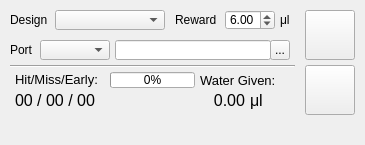
<?xml version="1.0" encoding="UTF-8"?>
<ui version="4.0">
 <class>Form</class>
 <widget class="QMainWindow" name="Form">
  <property name="geometry">
   <rect>
    <x>0</x>
    <y>0</y>
    <width>365</width>
    <height>145</height>
   </rect>
  </property>
  <property name="windowTitle">
   <string>Lever Push</string>
  </property>
  <widget class="QWidget" name="centralWidget">
   <widget class="QLineEdit" name="file_path">
    <property name="geometry">
     <rect>
      <x>115</x>
      <y>40</y>
      <width>156</width>
      <height>20</height>
     </rect>
    </property>
   </widget>
   <widget class="QPushButton" name="start_trigger">
    <property name="geometry">
     <rect>
      <x>305</x>
      <y>10</y>
      <width>50</width>
      <height>50</height>
     </rect>
    </property>
    <property name="sizePolicy">
     <sizepolicy hsizetype="Fixed" vsizetype="Fixed">
      <horstretch>0</horstretch>
      <verstretch>0</verstretch>
     </sizepolicy>
    </property>
    <property name="toolTip">
     <string>Start/Stop task</string>
    </property>
    <property name="text">
     <string/>
    </property>
    <property name="icon">
     <iconset>
      <normaloff>data/img/icon-playpause-inactive.png</normaloff>
      <normalon>data/img/icon-stop-inactive.png</normalon>data/img/icon-playpause-inactive.png</iconset>
    </property>
    <property name="iconSize">
     <size>
      <width>32</width>
      <height>32</height>
     </size>
    </property>
    <property name="checkable">
     <bool>true</bool>
    </property>
   </widget>
   <widget class="QComboBox" name="design">
    <property name="geometry">
     <rect>
      <x>55</x>
      <y>10</y>
      <width>110</width>
      <height>20</height>
     </rect>
    </property>
    <property name="editable">
     <bool>false</bool>
    </property>
   </widget>
   <widget class="QLabel" name="label">
    <property name="geometry">
     <rect>
      <x>10</x>
      <y>10</y>
      <width>45</width>
      <height>20</height>
     </rect>
    </property>
    <property name="text">
     <string>Design</string>
    </property>
   </widget>
   <widget class="QLabel" name="label_2">
    <property name="geometry">
     <rect>
      <x>175</x>
      <y>10</y>
      <width>45</width>
      <height>20</height>
     </rect>
    </property>
    <property name="text">
     <string>Reward</string>
    </property>
   </widget>
   <widget class="QDoubleSpinBox" name="reward_amount">
    <property name="geometry">
     <rect>
      <x>225</x>
      <y>10</y>
      <width>50</width>
      <height>20</height>
     </rect>
    </property>
    <property name="maximum">
     <double>20.000000000000000</double>
    </property>
    <property name="value">
     <double>6.000000000000000</double>
    </property>
   </widget>
   <widget class="QPushButton" name="water_button">
    <property name="geometry">
     <rect>
      <x>305</x>
      <y>65</y>
      <width>50</width>
      <height>50</height>
     </rect>
    </property>
    <property name="sizePolicy">
     <sizepolicy hsizetype="Fixed" vsizetype="Fixed">
      <horstretch>0</horstretch>
      <verstretch>0</verstretch>
     </sizepolicy>
    </property>
    <property name="toolTip">
     <string>Give Water</string>
    </property>
    <property name="text">
     <string/>
    </property>
    <property name="icon">
     <iconset>
      <normaloff>data/img/icon-give-water-inactive.png</normaloff>data/img/icon-give-water-inactive.png</iconset>
    </property>
    <property name="iconSize">
     <size>
      <width>32</width>
      <height>32</height>
     </size>
    </property>
    <property name="autoRepeat">
     <bool>true</bool>
    </property>
   </widget>
   <widget class="QToolButton" name="browse">
    <property name="geometry">
     <rect>
      <x>270</x>
      <y>40</y>
      <width>20</width>
      <height>20</height>
     </rect>
    </property>
    <property name="text">
     <string>...</string>
    </property>
   </widget>
   <widget class="QLabel" name="label_3">
    <property name="geometry">
     <rect>
      <x>280</x>
      <y>10</y>
      <width>15</width>
      <height>20</height>
     </rect>
    </property>
    <property name="text">
     <string>μl</string>
    </property>
   </widget>
   <widget class="Line" name="line">
    <property name="geometry">
     <rect>
      <x>10</x>
      <y>65</y>
      <width>285</width>
      <height>3</height>
     </rect>
    </property>
    <property name="orientation">
     <enum>Qt::Horizontal</enum>
    </property>
   </widget>
   <widget class="QLabel" name="label_4">
    <property name="geometry">
     <rect>
      <x>15</x>
      <y>70</y>
      <width>90</width>
      <height>20</height>
     </rect>
    </property>
    <property name="font">
     <font>
      <pointsize>10</pointsize>
     </font>
    </property>
    <property name="text">
     <string>&lt;html&gt;&lt;head/&gt;&lt;body&gt;&lt;p&gt;Hit/Miss/Early:&lt;/p&gt;&lt;/body&gt;&lt;/html&gt;</string>
    </property>
   </widget>
   <widget class="QLabel" name="raw_result">
    <property name="geometry">
     <rect>
      <x>15</x>
      <y>90</y>
      <width>100</width>
      <height>20</height>
     </rect>
    </property>
    <property name="font">
     <font>
      <pointsize>12</pointsize>
     </font>
    </property>
    <property name="text">
     <string>00 / 00 / 00</string>
    </property>
   </widget>
   <widget class="QProgressBar" name="progress_bar">
    <property name="geometry">
     <rect>
      <x>110</x>
      <y>72</y>
      <width>85</width>
      <height>16</height>
     </rect>
    </property>
    <property name="value">
     <number>0</number>
    </property>
   </widget>
   <widget class="QLabel" name="label_7">
    <property name="geometry">
     <rect>
      <x>200</x>
      <y>70</y>
      <width>80</width>
      <height>20</height>
     </rect>
    </property>
    <property name="font">
     <font>
      <pointsize>10</pointsize>
     </font>
    </property>
    <property name="lineWidth">
     <number>1</number>
    </property>
    <property name="text">
     <string>Water Given:</string>
    </property>
   </widget>
   <widget class="QLabel" name="label_5">
    <property name="geometry">
     <rect>
      <x>250</x>
      <y>90</y>
      <width>15</width>
      <height>20</height>
     </rect>
    </property>
    <property name="font">
     <font>
      <pointsize>12</pointsize>
     </font>
    </property>
    <property name="text">
     <string>μl</string>
    </property>
   </widget>
   <widget class="QLabel" name="water_given">
    <property name="geometry">
     <rect>
      <x>170</x>
      <y>90</y>
      <width>75</width>
      <height>20</height>
     </rect>
    </property>
    <property name="font">
     <font>
      <pointsize>12</pointsize>
     </font>
    </property>
    <property name="text">
     <string>0.00</string>
    </property>
    <property name="alignment">
     <set>Qt::AlignRight|Qt::AlignTrailing|Qt::AlignVCenter</set>
    </property>
   </widget>
   <widget class="QLabel" name="label_6">
    <property name="geometry">
     <rect>
      <x>10</x>
      <y>40</y>
      <width>30</width>
      <height>20</height>
     </rect>
    </property>
    <property name="text">
     <string>Port</string>
    </property>
   </widget>
   <widget class="QComboBox" name="port">
    <property name="geometry">
     <rect>
      <x>40</x>
      <y>40</y>
      <width>70</width>
      <height>20</height>
     </rect>
    </property>
   </widget>
  </widget>
  <widget class="QStatusBar" name="statusBar">
   <property name="layoutDirection">
    <enum>Qt::LeftToRight</enum>
   </property>
   <property name="sizeGripEnabled">
    <bool>false</bool>
   </property>
  </widget>
 </widget>
 <resources/>
 <connections/>
</ui>
